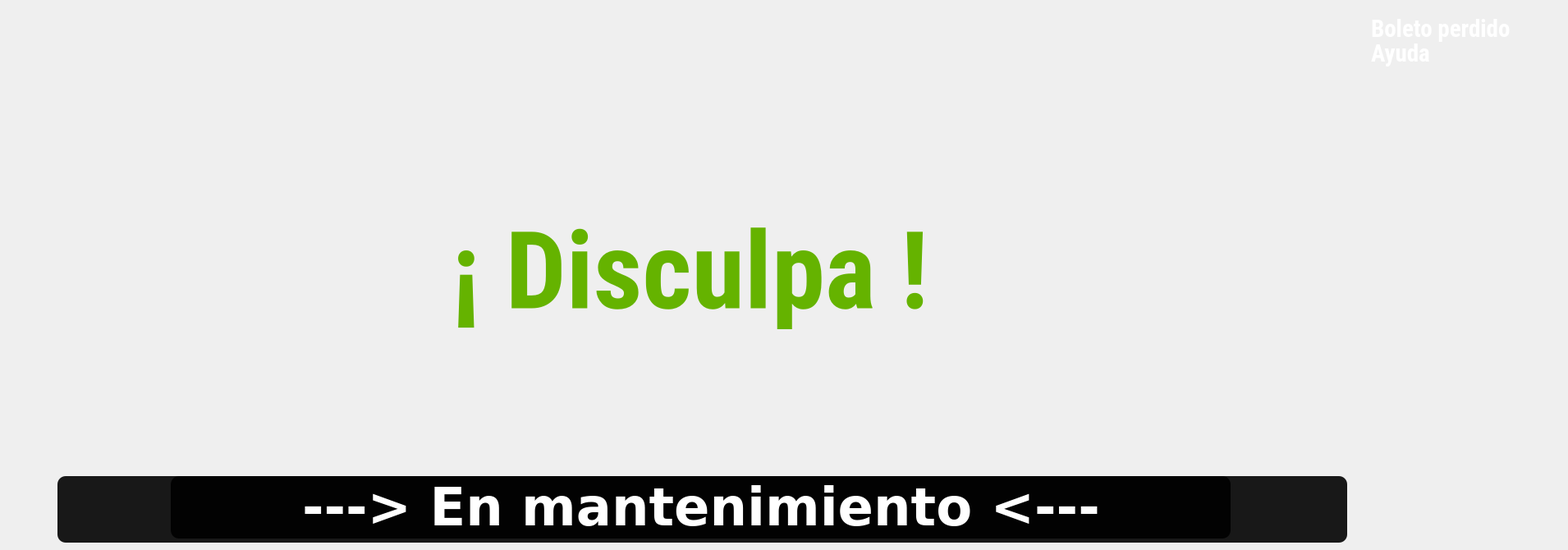
   <widget class="QWidget" name="page_14">
    <widget class="QGroupBox" name="groupBox_25">
     <property name="geometry">
      <rect>
       <x>70</x>
       <y>580</y>
       <width>1571</width>
       <height>81</height>
      </rect>
     </property>
     <property name="styleSheet">
      <string notr="true">background-color: rgba(0, 0, 0, 90%);
border-radius:10%;</string>
     </property>
     <property name="title">
      <string/>
     </property>
     <widget class="QLabel" name="label_90">
      <property name="geometry">
       <rect>
        <x>-29</x>
        <y>-40</y>
        <width>251</width>
        <height>21</height>
       </rect>
      </property>
      <property name="font">
       <font>
        <family>Sans Serif</family>
        <pointsize>16</pointsize>
        <weight>75</weight>
        <italic>false</italic>
        <bold>true</bold>
       </font>
      </property>
      <property name="styleSheet">
       <string notr="true">background-color:transparent;
color:rgb(101, 179, 0)</string>
      </property>
      <property name="text">
       <string/>
      </property>
     </widget>
     <widget class="QWidget" name="layoutWidget_9">
      <property name="geometry">
       <rect>
        <x>138</x>
        <y>0</y>
        <width>1291</width>
        <height>76</height>
       </rect>
      </property>
      <layout class="QGridLayout" name="gridLayout_13">
       <item row="0" column="1">
        <widget class="QLabel" name="label_91">
         <property name="font">
          <font>
           <family>Roboto Condensed</family>
           <pointsize>22</pointsize>
           <weight>75</weight>
           <italic>false</italic>
           <bold>true</bold>
          </font>
         </property>
         <property name="styleSheet">
          <string notr="true">background-color:transparent;
color:rrgb(255, 255, 255);</string>
         </property>
         <property name="lineWidth">
          <number>3</number>
         </property>
         <property name="text">
          <string/>
         </property>
        </widget>
       </item>
       <item row="0" column="0">
        <spacer name="horizontalSpacer_25">
         <property name="orientation">
          <enum>Qt::Horizontal</enum>
         </property>
         <property name="sizeHint" stdset="0">
          <size>
           <width>40</width>
           <height>20</height>
          </size>
         </property>
        </spacer>
       </item>
       <item row="0" column="2">
        <widget class="QLabel" name="avisoInserta_4">
         <property name="font">
          <font>
           <family>DejaVu Sans</family>
           <pointsize>48</pointsize>
           <weight>75</weight>
           <italic>false</italic>
           <bold>true</bold>
          </font>
         </property>
         <property name="styleSheet">
          <string notr="true">background-color:transparent;
color:rgb(255, 255, 255);</string>
         </property>
         <property name="text">
          <string>---&gt;      En mantenimiento     &lt;---</string>
         </property>
        </widget>
       </item>
       <item row="0" column="3">
        <widget class="QLabel" name="label_92">
         <property name="font">
          <font>
           <family>Roboto Condensed</family>
           <pointsize>22</pointsize>
           <weight>75</weight>
           <italic>false</italic>
           <bold>true</bold>
          </font>
         </property>
         <property name="styleSheet">
          <string notr="true">background-color:transparent;
color:rrgb(255, 255, 255);</string>
         </property>
         <property name="lineWidth">
          <number>3</number>
         </property>
         <property name="text">
          <string/>
         </property>
        </widget>
       </item>
       <item row="0" column="4">
        <spacer name="horizontalSpacer_26">
         <property name="orientation">
          <enum>Qt::Horizontal</enum>
         </property>
         <property name="sizeHint" stdset="0">
          <size>
           <width>40</width>
           <height>20</height>
          </size>
         </property>
        </spacer>
       </item>
      </layout>
     </widget>
    </widget>
    <widget class="QLabel" name="label_19">
     <property name="geometry">
      <rect>
       <x>550</x>
       <y>260</y>
       <width>1051</width>
       <height>141</height>
      </rect>
     </property>
     <property name="font">
      <font>
       <family>Roboto Condensed</family>
       <pointsize>98</pointsize>
       <weight>75</weight>
       <bold>true</bold>
      </font>
     </property>
     <property name="styleSheet">
      <string notr="true">background-color:transparent;
color:rgb(101, 179, 0)</string>
     </property>
     <property name="text">
      <string>¡ Disculpa !</string>
     </property>
    </widget>
    <widget class="QPushButton" name="bayudaCliente2">
     <property name="enabled">
      <bool>true</bool>
     </property>
     <property name="geometry">
      <rect>
       <x>1530</x>
       <y>0</y>
       <width>91</width>
       <height>111</height>
      </rect>
     </property>
     <property name="font">
      <font>
       <family>Roboto Condensed</family>
       <pointsize>24</pointsize>
       <weight>50</weight>
       <italic>false</italic>
       <bold>false</bold>
       <underline>false</underline>
      </font>
     </property>
     <property name="styleSheet">
      <string notr="true">color:rgb(255, 255, 255);
color:rgb(255, 255, 255);
border-radius:20%;
background-color:transparent;
</string>
     </property>
     <property name="text">
      <string/>
     </property>
     <property name="icon">
      <iconset>
       <normaloff>../../../../../../.designer/backup/iconos/nums.png</normaloff>../../../../../../.designer/backup/iconos/nums.png</iconset>
     </property>
     <property name="iconSize">
      <size>
       <width>72</width>
       <height>72</height>
      </size>
     </property>
    </widget>
    <widget class="QLabel" name="label_163">
     <property name="geometry">
      <rect>
       <x>1670</x>
       <y>50</y>
       <width>131</width>
       <height>31</height>
      </rect>
     </property>
     <property name="font">
      <font>
       <family>Roboto Condensed</family>
       <pointsize>22</pointsize>
       <weight>75</weight>
       <italic>false</italic>
       <bold>true</bold>
      </font>
     </property>
     <property name="styleSheet">
      <string notr="true">background-color:transparent;
color:rgb(255, 255, 255);</string>
     </property>
     <property name="lineWidth">
      <number>3</number>
     </property>
     <property name="text">
      <string>Ayuda</string>
     </property>
    </widget>
    <widget class="QLabel" name="label_54">
     <property name="geometry">
      <rect>
       <x>1670</x>
       <y>20</y>
       <width>231</width>
       <height>31</height>
      </rect>
     </property>
     <property name="font">
      <font>
       <family>Roboto Condensed</family>
       <pointsize>22</pointsize>
       <weight>75</weight>
       <italic>false</italic>
       <bold>true</bold>
      </font>
     </property>
     <property name="styleSheet">
      <string notr="true">background-color:transparent;
color:rgb(255, 255, 255);</string>
     </property>
     <property name="lineWidth">
      <number>3</number>
     </property>
     <property name="text">
      <string>Boleto perdido</string>
     </property>
    </widget>
    <widget class="QPushButton" name="bboletoPerdido">
     <property name="enabled">
      <bool>true</bool>
     </property>
     <property name="geometry">
      <rect>
       <x>1380</x>
       <y>10</y>
       <width>91</width>
       <height>111</height>
      </rect>
     </property>
     <property name="font">
      <font>
       <family>Roboto Condensed</family>
       <pointsize>24</pointsize>
       <weight>50</weight>
       <italic>false</italic>
       <bold>false</bold>
       <underline>false</underline>
      </font>
     </property>
     <property name="styleSheet">
      <string notr="true">color:rgb(255, 255, 255);
color:rgb(255, 255, 255);
border-radius:20%;
background-color:transparent;
</string>
     </property>
     <property name="text">
      <string/>
     </property>
     <property name="icon">
      <iconset>
       <normaloff>../../../../../../.designer/backup/iconos/nums.png</normaloff>../../../../../../.designer/backup/iconos/nums.png</iconset>
     </property>
     <property name="iconSize">
      <size>
       <width>72</width>
       <height>72</height>
      </size>
     </property>
    </widget>
   </widget>
